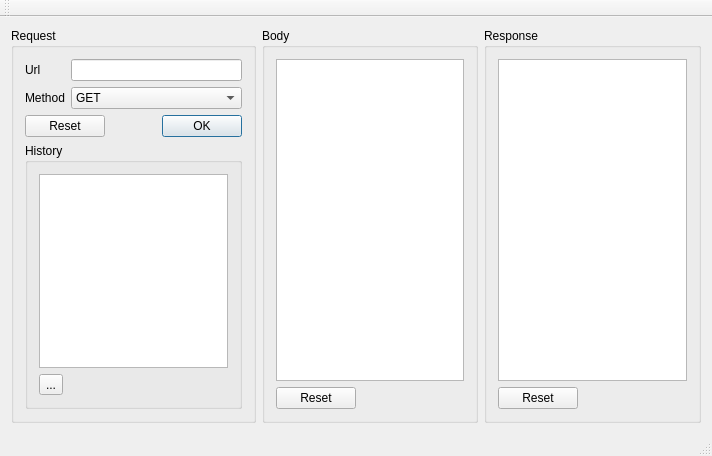
<?xml version="1.0" encoding="UTF-8"?>
<ui version="4.0">
 <class>MainWindow</class>
 <widget class="QMainWindow" name="MainWindow">
  <property name="geometry">
   <rect>
    <x>0</x>
    <y>0</y>
    <width>712</width>
    <height>456</height>
   </rect>
  </property>
  <property name="windowTitle">
   <string>MainWindow</string>
  </property>
  <widget class="QWidget" name="centralWidget">
   <layout class="QHBoxLayout" name="horizontalLayout">
    <item>
     <widget class="QGroupBox" name="groupBox">
      <property name="title">
       <string>Request</string>
      </property>
      <layout class="QVBoxLayout" name="verticalLayout_2">
       <item>
        <layout class="QFormLayout" name="formLayout_2">
         <item row="0" column="0">
          <widget class="QLabel" name="label">
           <property name="text">
            <string>Url</string>
           </property>
          </widget>
         </item>
         <item row="0" column="1">
          <widget class="QLineEdit" name="urlEdit"/>
         </item>
         <item row="1" column="1">
          <widget class="QComboBox" name="methodCombo">
           <item>
            <property name="text">
             <string>GET</string>
            </property>
           </item>
           <item>
            <property name="text">
             <string>POST</string>
            </property>
           </item>
           <item>
            <property name="text">
             <string>PUT</string>
            </property>
           </item>
           <item>
            <property name="text">
             <string>DELETE</string>
            </property>
           </item>
          </widget>
         </item>
         <item row="1" column="0">
          <widget class="QLabel" name="label_2">
           <property name="text">
            <string>Method</string>
           </property>
          </widget>
         </item>
        </layout>
       </item>
       <item>
        <widget class="QDialogButtonBox" name="requestButtons">
         <property name="standardButtons">
          <set>QDialogButtonBox::Ok|QDialogButtonBox::Reset</set>
         </property>
        </widget>
       </item>
       <item>
        <widget class="QGroupBox" name="groupBox_3">
         <property name="title">
          <string>History</string>
         </property>
         <layout class="QVBoxLayout" name="verticalLayout_3">
          <item>
           <widget class="QTableView" name="historyTable"/>
          </item>
          <item>
           <widget class="QToolButton" name="removeHistoryButton">
            <property name="text">
             <string>...</string>
            </property>
            <property name="icon">
             <iconset theme="remove">
              <normaloff>.</normaloff>.</iconset>
            </property>
            <property name="toolButtonStyle">
             <enum>Qt::ToolButtonIconOnly</enum>
            </property>
           </widget>
          </item>
         </layout>
        </widget>
       </item>
      </layout>
     </widget>
    </item>
    <item>
     <widget class="QGroupBox" name="groupBox_4">
      <property name="title">
       <string>Body</string>
      </property>
      <layout class="QVBoxLayout" name="verticalLayout_4">
       <item>
        <widget class="QPlainTextEdit" name="bodyText"/>
       </item>
       <item>
        <widget class="QDialogButtonBox" name="bodyButtons">
         <property name="standardButtons">
          <set>QDialogButtonBox::Reset</set>
         </property>
        </widget>
       </item>
      </layout>
     </widget>
    </item>
    <item>
     <widget class="QGroupBox" name="groupBox_2">
      <property name="title">
       <string>Response</string>
      </property>
      <layout class="QVBoxLayout" name="verticalLayout">
       <item>
        <widget class="QPlainTextEdit" name="responseText"/>
       </item>
       <item>
        <widget class="QDialogButtonBox" name="responseButtons">
         <property name="standardButtons">
          <set>QDialogButtonBox::Reset</set>
         </property>
        </widget>
       </item>
      </layout>
     </widget>
    </item>
   </layout>
  </widget>
  <widget class="QMenuBar" name="menuBar">
   <property name="geometry">
    <rect>
     <x>0</x>
     <y>0</y>
     <width>712</width>
     <height>26</height>
    </rect>
   </property>
  </widget>
  <widget class="QToolBar" name="mainToolBar">
   <attribute name="toolBarArea">
    <enum>TopToolBarArea</enum>
   </attribute>
   <attribute name="toolBarBreak">
    <bool>false</bool>
   </attribute>
  </widget>
  <widget class="QStatusBar" name="statusBar"/>
 </widget>
 <layoutdefault spacing="6" margin="11"/>
 <resources/>
 <connections/>
</ui>
